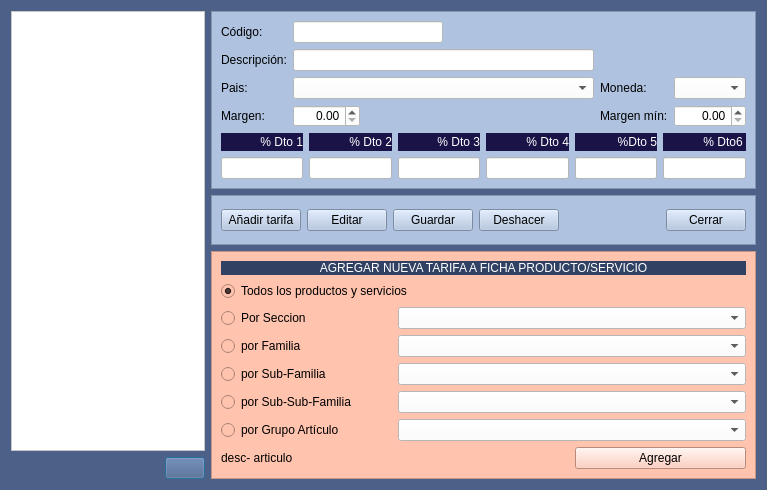
<?xml version="1.0" encoding="UTF-8"?>
<ui version="4.0">
 <class>FrmTiposTarifa</class>
 <widget class="QDialog" name="FrmTiposTarifa">
  <property name="geometry">
   <rect>
    <x>0</x>
    <y>0</y>
    <width>767</width>
    <height>490</height>
   </rect>
  </property>
  <property name="windowTitle">
   <string>Tipos de Tarifa</string>
  </property>
  <property name="windowIcon">
   <iconset>
    <normaloff>:/Icons/PNG/Maya.png</normaloff>:/Icons/PNG/Maya.png</iconset>
  </property>
  <property name="styleSheet">
   <string notr="true">background: #4c6088</string>
  </property>
  <layout class="QGridLayout" name="gridLayout_5">
   <item row="0" column="4">
    <widget class="QFrame" name="frame">
     <property name="styleSheet">
      <string notr="true">background-color: rgb(175,195,225);</string>
     </property>
     <property name="frameShape">
      <enum>QFrame::StyledPanel</enum>
     </property>
     <property name="frameShadow">
      <enum>QFrame::Raised</enum>
     </property>
     <layout class="QGridLayout" name="gridLayout_2">
      <item row="0" column="0">
       <widget class="QLabel" name="label">
        <property name="maximumSize">
         <size>
          <width>80</width>
          <height>16777215</height>
         </size>
        </property>
        <property name="text">
         <string>Código:</string>
        </property>
       </widget>
      </item>
      <item row="0" column="1">
       <widget class="QLineEdit" name="txtCodigo">
        <property name="maximumSize">
         <size>
          <width>150</width>
          <height>16777215</height>
         </size>
        </property>
        <property name="styleSheet">
         <string notr="true">background-color: rgb(255, 255, 255);</string>
        </property>
       </widget>
      </item>
      <item row="1" column="0">
       <widget class="QLabel" name="label_2">
        <property name="maximumSize">
         <size>
          <width>80</width>
          <height>16777215</height>
         </size>
        </property>
        <property name="text">
         <string>Descripción:</string>
        </property>
       </widget>
      </item>
      <item row="1" column="1">
       <widget class="QLineEdit" name="txtDescripcion">
        <property name="styleSheet">
         <string notr="true">background-color: rgb(255, 255, 255);</string>
        </property>
       </widget>
      </item>
      <item row="2" column="0">
       <widget class="QLabel" name="label_6">
        <property name="text">
         <string>Pais:</string>
        </property>
       </widget>
      </item>
      <item row="2" column="1">
       <widget class="QComboBox" name="cboPais">
        <property name="styleSheet">
         <string notr="true">background-color: rgb(255, 255, 255);</string>
        </property>
       </widget>
      </item>
      <item row="2" column="2">
       <widget class="QLabel" name="label_7">
        <property name="text">
         <string>Moneda:</string>
        </property>
       </widget>
      </item>
      <item row="2" column="3">
       <widget class="QComboBox" name="cboMoneda">
        <property name="styleSheet">
         <string notr="true">background-color: rgb(255, 255, 255);</string>
        </property>
       </widget>
      </item>
      <item row="3" column="0">
       <widget class="QLabel" name="label_13">
        <property name="text">
         <string>Margen:</string>
        </property>
       </widget>
      </item>
      <item row="3" column="1">
       <widget class="QDoubleSpinBox" name="spnMargen">
        <property name="maximumSize">
         <size>
          <width>67</width>
          <height>16777215</height>
         </size>
        </property>
        <property name="styleSheet">
         <string notr="true">background-color: rgb(255, 255, 255);</string>
        </property>
        <property name="alignment">
         <set>Qt::AlignRight|Qt::AlignTrailing|Qt::AlignVCenter</set>
        </property>
       </widget>
      </item>
      <item row="3" column="2">
       <widget class="QLabel" name="label_14">
        <property name="text">
         <string>Margen mín:</string>
        </property>
       </widget>
      </item>
      <item row="3" column="3">
       <widget class="QDoubleSpinBox" name="spnMargen_min">
        <property name="styleSheet">
         <string notr="true">background-color: rgb(255, 255, 255);</string>
        </property>
        <property name="alignment">
         <set>Qt::AlignRight|Qt::AlignTrailing|Qt::AlignVCenter</set>
        </property>
       </widget>
      </item>
      <item row="4" column="0" colspan="4">
       <layout class="QGridLayout" name="gridLayout">
        <item row="0" column="0">
         <widget class="QLabel" name="label_3">
          <property name="styleSheet">
           <string notr="true">background-color: rgb(25, 19, 71);
color: rgb(255, 255, 255);</string>
          </property>
          <property name="text">
           <string>% Dto 1</string>
          </property>
          <property name="alignment">
           <set>Qt::AlignRight|Qt::AlignTrailing|Qt::AlignVCenter</set>
          </property>
         </widget>
        </item>
        <item row="0" column="1">
         <widget class="QLabel" name="label_4">
          <property name="styleSheet">
           <string notr="true">background-color: rgb(25, 19, 71);
color: rgb(255, 255, 255);</string>
          </property>
          <property name="text">
           <string>% Dto 2</string>
          </property>
          <property name="alignment">
           <set>Qt::AlignRight|Qt::AlignTrailing|Qt::AlignVCenter</set>
          </property>
         </widget>
        </item>
        <item row="0" column="2">
         <widget class="QLabel" name="label_5">
          <property name="styleSheet">
           <string notr="true">background-color: rgb(25, 19, 71);
color: rgb(255, 255, 255);</string>
          </property>
          <property name="text">
           <string>% Dto 3</string>
          </property>
          <property name="alignment">
           <set>Qt::AlignRight|Qt::AlignTrailing|Qt::AlignVCenter</set>
          </property>
         </widget>
        </item>
        <item row="0" column="3">
         <widget class="QLabel" name="label_8">
          <property name="styleSheet">
           <string notr="true">background-color: rgb(25, 19, 71);
color: rgb(255, 255, 255);</string>
          </property>
          <property name="text">
           <string>% Dto 4</string>
          </property>
          <property name="alignment">
           <set>Qt::AlignRight|Qt::AlignTrailing|Qt::AlignVCenter</set>
          </property>
         </widget>
        </item>
        <item row="0" column="4">
         <widget class="QLabel" name="label_9">
          <property name="styleSheet">
           <string notr="true">background-color: rgb(25, 19, 71);
color: rgb(255, 255, 255);</string>
          </property>
          <property name="text">
           <string>%Dto 5</string>
          </property>
          <property name="alignment">
           <set>Qt::AlignRight|Qt::AlignTrailing|Qt::AlignVCenter</set>
          </property>
         </widget>
        </item>
        <item row="0" column="5">
         <widget class="QLabel" name="label_10">
          <property name="styleSheet">
           <string notr="true">background-color: rgb(25, 19, 71);
color: rgb(255, 255, 255);</string>
          </property>
          <property name="text">
           <string>% Dto6 </string>
          </property>
          <property name="alignment">
           <set>Qt::AlignRight|Qt::AlignTrailing|Qt::AlignVCenter</set>
          </property>
         </widget>
        </item>
        <item row="1" column="0">
         <widget class="QLineEdit" name="txtporc_dto1">
          <property name="styleSheet">
           <string notr="true">background-color: rgb(255, 255, 255);</string>
          </property>
         </widget>
        </item>
        <item row="1" column="1">
         <widget class="QLineEdit" name="txtporc_dto2">
          <property name="styleSheet">
           <string notr="true">background-color: rgb(255, 255, 255);</string>
          </property>
         </widget>
        </item>
        <item row="1" column="2">
         <widget class="QLineEdit" name="txtporc_dto3">
          <property name="styleSheet">
           <string notr="true">background-color: rgb(255, 255, 255);</string>
          </property>
         </widget>
        </item>
        <item row="1" column="3">
         <widget class="QLineEdit" name="txtporc_dto4">
          <property name="styleSheet">
           <string notr="true">background-color: rgb(255, 255, 255);</string>
          </property>
         </widget>
        </item>
        <item row="1" column="4">
         <widget class="QLineEdit" name="txtporc_dto5">
          <property name="styleSheet">
           <string notr="true">background-color: rgb(255, 255, 255);</string>
          </property>
         </widget>
        </item>
        <item row="1" column="5">
         <widget class="QLineEdit" name="txtporc_dto6">
          <property name="styleSheet">
           <string notr="true">background-color: rgb(255, 255, 255);</string>
          </property>
         </widget>
        </item>
       </layout>
      </item>
     </layout>
    </widget>
   </item>
   <item row="3" column="3">
    <widget class="QPushButton" name="btnBorrar">
     <property name="text">
      <string/>
     </property>
     <property name="icon">
      <iconset resource="../maya.qrc">
       <normaloff>:/Icons/PNG/Delete.png</normaloff>:/Icons/PNG/Delete.png</iconset>
     </property>
     <property name="iconSize">
      <size>
       <width>14</width>
       <height>14</height>
      </size>
     </property>
    </widget>
   </item>
   <item row="3" column="2">
    <spacer name="horizontalSpacer_2">
     <property name="orientation">
      <enum>Qt::Horizontal</enum>
     </property>
     <property name="sizeHint" stdset="0">
      <size>
       <width>289</width>
       <height>20</height>
      </size>
     </property>
    </spacer>
   </item>
   <item row="0" column="0" rowspan="3" colspan="4">
    <widget class="QTableView" name="listatarifas">
     <property name="styleSheet">
      <string notr="true">background-color: rgb(255, 255, 255);</string>
     </property>
     <attribute name="horizontalHeaderStretchLastSection">
      <bool>true</bool>
     </attribute>
    </widget>
   </item>
   <item row="1" column="4">
    <widget class="QFrame" name="frame_3">
     <property name="maximumSize">
      <size>
       <width>16777215</width>
       <height>50</height>
      </size>
     </property>
     <property name="styleSheet">
      <string notr="true">background-color: rgb(175,195,225);</string>
     </property>
     <property name="frameShape">
      <enum>QFrame::StyledPanel</enum>
     </property>
     <property name="frameShadow">
      <enum>QFrame::Raised</enum>
     </property>
     <layout class="QGridLayout" name="gridLayout_3">
      <item row="0" column="5">
       <widget class="QPushButton" name="btnCerrar">
        <property name="text">
         <string>Cerrar</string>
        </property>
        <property name="icon">
         <iconset resource="../maya.qrc">
          <normaloff>:/Icons/PNG/Exit.png</normaloff>:/Icons/PNG/Exit.png</iconset>
        </property>
        <property name="iconSize">
         <size>
          <width>14</width>
          <height>14</height>
         </size>
        </property>
       </widget>
      </item>
      <item row="0" column="4">
       <spacer name="horizontalSpacer">
        <property name="orientation">
         <enum>Qt::Horizontal</enum>
        </property>
        <property name="sizeHint" stdset="0">
         <size>
          <width>15</width>
          <height>20</height>
         </size>
        </property>
       </spacer>
      </item>
      <item row="0" column="2">
       <widget class="QPushButton" name="btnGuardar">
        <property name="text">
         <string>Guardar</string>
        </property>
        <property name="icon">
         <iconset resource="../maya.qrc">
          <normaloff>:/Icons/PNG/Save.png</normaloff>:/Icons/PNG/Save.png</iconset>
        </property>
        <property name="iconSize">
         <size>
          <width>14</width>
          <height>14</height>
         </size>
        </property>
       </widget>
      </item>
      <item row="0" column="3">
       <widget class="QPushButton" name="btnDeshacer">
        <property name="text">
         <string>Deshacer</string>
        </property>
        <property name="icon">
         <iconset resource="../maya.qrc">
          <normaloff>:/Icons/PNG/undo.png</normaloff>:/Icons/PNG/undo.png</iconset>
        </property>
        <property name="iconSize">
         <size>
          <width>14</width>
          <height>14</height>
         </size>
        </property>
       </widget>
      </item>
      <item row="0" column="1">
       <widget class="QPushButton" name="btnEditar">
        <property name="text">
         <string>Editar</string>
        </property>
        <property name="icon">
         <iconset resource="../maya.qrc">
          <normaloff>:/Icons/PNG/edit.png</normaloff>:/Icons/PNG/edit.png</iconset>
        </property>
        <property name="iconSize">
         <size>
          <width>14</width>
          <height>14</height>
         </size>
        </property>
       </widget>
      </item>
      <item row="0" column="0">
       <widget class="QPushButton" name="btnAnadir">
        <property name="text">
         <string>Añadir tarifa</string>
        </property>
        <property name="icon">
         <iconset resource="../maya.qrc">
          <normaloff>:/Icons/PNG/add.png</normaloff>:/Icons/PNG/add.png</iconset>
        </property>
        <property name="iconSize">
         <size>
          <width>14</width>
          <height>14</height>
         </size>
        </property>
       </widget>
      </item>
     </layout>
    </widget>
   </item>
   <item row="2" column="4" rowspan="2">
    <widget class="QFrame" name="frame_4">
     <property name="styleSheet">
      <string notr="true">background-color: rgb(255, 195, 174);</string>
     </property>
     <property name="frameShape">
      <enum>QFrame::StyledPanel</enum>
     </property>
     <property name="frameShadow">
      <enum>QFrame::Raised</enum>
     </property>
     <layout class="QGridLayout" name="gridLayout_4">
      <item row="0" column="0" colspan="3">
       <widget class="QLabel" name="label_12">
        <property name="maximumSize">
         <size>
          <width>16777215</width>
          <height>20</height>
         </size>
        </property>
        <property name="styleSheet">
         <string notr="true">background: #304163;
color: rgb(255,255,255);</string>
        </property>
        <property name="text">
         <string>AGREGAR NUEVA TARIFA A FICHA PRODUCTO/SERVICIO</string>
        </property>
        <property name="alignment">
         <set>Qt::AlignCenter</set>
        </property>
       </widget>
      </item>
      <item row="1" column="0" colspan="2">
       <widget class="QRadioButton" name="radTodos">
        <property name="text">
         <string>Todos los productos y servicios</string>
        </property>
        <property name="checked">
         <bool>true</bool>
        </property>
       </widget>
      </item>
      <item row="2" column="0">
       <widget class="QRadioButton" name="radSeccion">
        <property name="text">
         <string>Por Seccion</string>
        </property>
       </widget>
      </item>
      <item row="3" column="0">
       <widget class="QRadioButton" name="radFamilia">
        <property name="text">
         <string>por Familia</string>
        </property>
       </widget>
      </item>
      <item row="4" column="0">
       <widget class="QRadioButton" name="radSubfamilia">
        <property name="text">
         <string>por Sub-Familia</string>
        </property>
       </widget>
      </item>
      <item row="5" column="0">
       <widget class="QRadioButton" name="radSubSubFamilia">
        <property name="text">
         <string>por Sub-Sub-Familia</string>
        </property>
       </widget>
      </item>
      <item row="6" column="0">
       <widget class="QRadioButton" name="radGrupoArticulo">
        <property name="text">
         <string>por Grupo Artículo</string>
        </property>
       </widget>
      </item>
      <item row="7" column="2">
       <widget class="QPushButton" name="btnAgregarTarifa">
        <property name="text">
         <string>Agregar</string>
        </property>
       </widget>
      </item>
      <item row="2" column="1" colspan="2">
       <widget class="QComboBox" name="cboSeccion">
        <property name="styleSheet">
         <string notr="true">background-color: rgb(255, 255, 255);</string>
        </property>
       </widget>
      </item>
      <item row="3" column="1" colspan="2">
       <widget class="QComboBox" name="cboFamilia">
        <property name="styleSheet">
         <string notr="true">background-color: rgb(255, 255, 255);</string>
        </property>
       </widget>
      </item>
      <item row="4" column="1" colspan="2">
       <widget class="QComboBox" name="cboSubFamilia">
        <property name="styleSheet">
         <string notr="true">background-color: rgb(255, 255, 255);</string>
        </property>
       </widget>
      </item>
      <item row="5" column="1" colspan="2">
       <widget class="QComboBox" name="cboSubSubFamilia">
        <property name="styleSheet">
         <string notr="true">background-color: rgb(255, 255, 255);</string>
        </property>
       </widget>
      </item>
      <item row="6" column="1" colspan="2">
       <widget class="QComboBox" name="cboGrupoArticulo">
        <property name="styleSheet">
         <string notr="true">background-color: rgb(255, 255, 255);</string>
        </property>
       </widget>
      </item>
      <item row="7" column="0" colspan="2">
       <widget class="QLabel" name="lblDescArt">
        <property name="text">
         <string>desc- articulo</string>
        </property>
       </widget>
      </item>
     </layout>
    </widget>
   </item>
  </layout>
 </widget>
 <tabstops>
  <tabstop>listatarifas</tabstop>
  <tabstop>cboMoneda</tabstop>
  <tabstop>spnMargen_min</tabstop>
  <tabstop>btnAnadir</tabstop>
  <tabstop>btnEditar</tabstop>
  <tabstop>btnGuardar</tabstop>
  <tabstop>btnDeshacer</tabstop>
  <tabstop>btnCerrar</tabstop>
  <tabstop>radTodos</tabstop>
  <tabstop>radSeccion</tabstop>
  <tabstop>cboSeccion</tabstop>
  <tabstop>radFamilia</tabstop>
  <tabstop>cboFamilia</tabstop>
  <tabstop>radSubfamilia</tabstop>
  <tabstop>cboSubFamilia</tabstop>
  <tabstop>radSubSubFamilia</tabstop>
  <tabstop>cboSubSubFamilia</tabstop>
  <tabstop>radGrupoArticulo</tabstop>
  <tabstop>cboGrupoArticulo</tabstop>
  <tabstop>btnAgregarTarifa</tabstop>
  <tabstop>btnBorrar</tabstop>
 </tabstops>
 <resources>
  <include location="../maya.qrc"/>
 </resources>
 <connections>
  <connection>
   <sender>btnCerrar</sender>
   <signal>clicked()</signal>
   <receiver>FrmTiposTarifa</receiver>
   <slot>close()</slot>
   <hints>
    <hint type="sourcelabel">
     <x>693</x>
     <y>427</y>
    </hint>
    <hint type="destinationlabel">
     <x>311</x>
     <y>419</y>
    </hint>
   </hints>
  </connection>
 </connections>
</ui>
